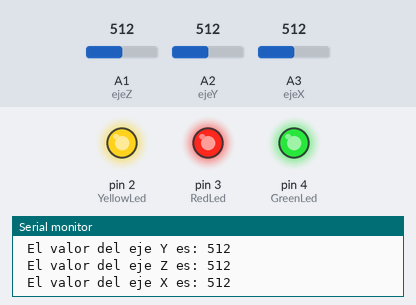
Recording of a sketch running on a simulated Arduino Uno, built with avr-gcc and run on an emulated ATmega328P. On the bench: output pins drawn as LEDs (lit = HIGH), the last lines printed to the serial monitor. Inputs (shaded band) come from the test bench; at power-on: A1 (ejeZ) = 512, A2 (ejeY) = 512, A3 (ejeX) = 512.

Above: at 1.2 s.
1.3 s: A1 (ejeZ) set to 417
4.3 s: A1 (ejeZ) set to 384
At 4.9 s:
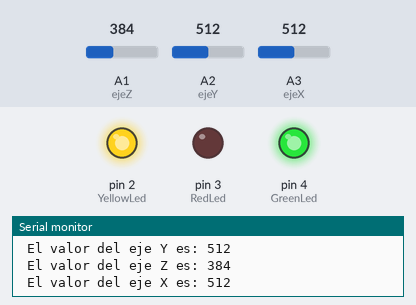
5.9 s: A2 (ejeY) set to 419
8.9 s: A2 (ejeY) set to 382
At 10.1 s:
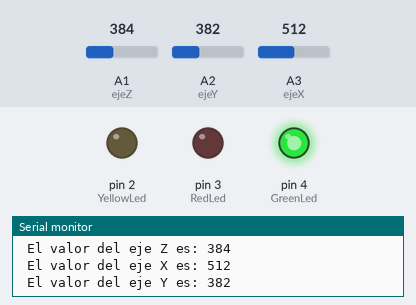
10.5 s: A3 (ejeX) set to 413
13.5 s: A3 (ejeX) set to 382
At 14.4 s:
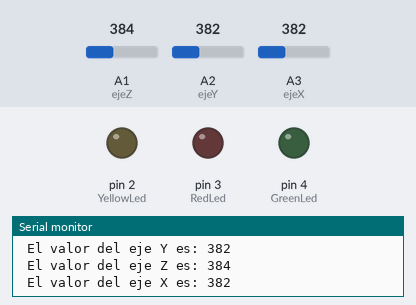
Timing chart, 0 to 16.0 s (numbered marks = the images above; inputs shaded):
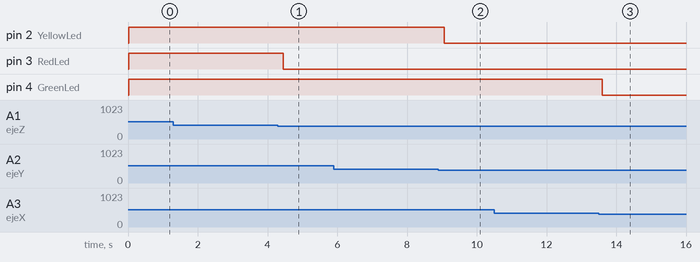

The sketch:

acelerometro.ino
```cpp
#define ejeX 3
#define ejeY 2
#define ejeZ 1

#define YellowLed 2
#define RedLed 3
#define GreenLed 4

int x,y,z;

void setup() {

  pinMode(ejeX,INPUT);

   pinMode(ejeY,INPUT);

    pinMode(ejeZ,INPUT);

     pinMode(YellowLed,OUTPUT);

   pinMode(RedLed,OUTPUT);

    pinMode(GreenLed,OUTPUT);

  Serial.begin(9600);
}


void loop() {

  x=analogRead(ejeX);

  y=analogRead(ejeY);

  z=analogRead(ejeZ);

 Serial.print(" El valor del eje X es: ");
 Serial.println(x);

 Serial.print(" El valor del eje Y es: ");
 Serial.println(y);

 Serial.print(" El valor del eje Z es: ");
 Serial.println(z);

 if( x>400){
  digitalWrite(GreenLed,HIGH);
 }
 else{
  digitalWrite(GreenLed,LOW);
 }

 if(z>400){
   digitalWrite(RedLed,HIGH);
 }
  else{
  digitalWrite(RedLed,LOW);

 }

 if(y>400){
   digitalWrite(YellowLed,HIGH);
 }
 else{
  digitalWrite(YellowLed,LOW);
 }
}
```

Measured:
- the behaviour switches between 401 and 400 on A1 (ejeZ) (found by bisection; images 0 and 1)
- the behaviour switches between 401 and 400 on A2 (ejeY) (found by bisection; images 1 and 2)
- the behaviour switches between 401 and 400 on A3 (ejeX) (found by bisection; images 2 and 3)
- after the input at 4.3 s, pin 3 (RedLed): HIGH → LOW after 0.16 s
- after the input at 8.9 s, pin 2 (YellowLed): HIGH → LOW after 0.17 s
- after the input at 13.5 s, pin 4 (GreenLed): HIGH → LOW after 0.10 s
